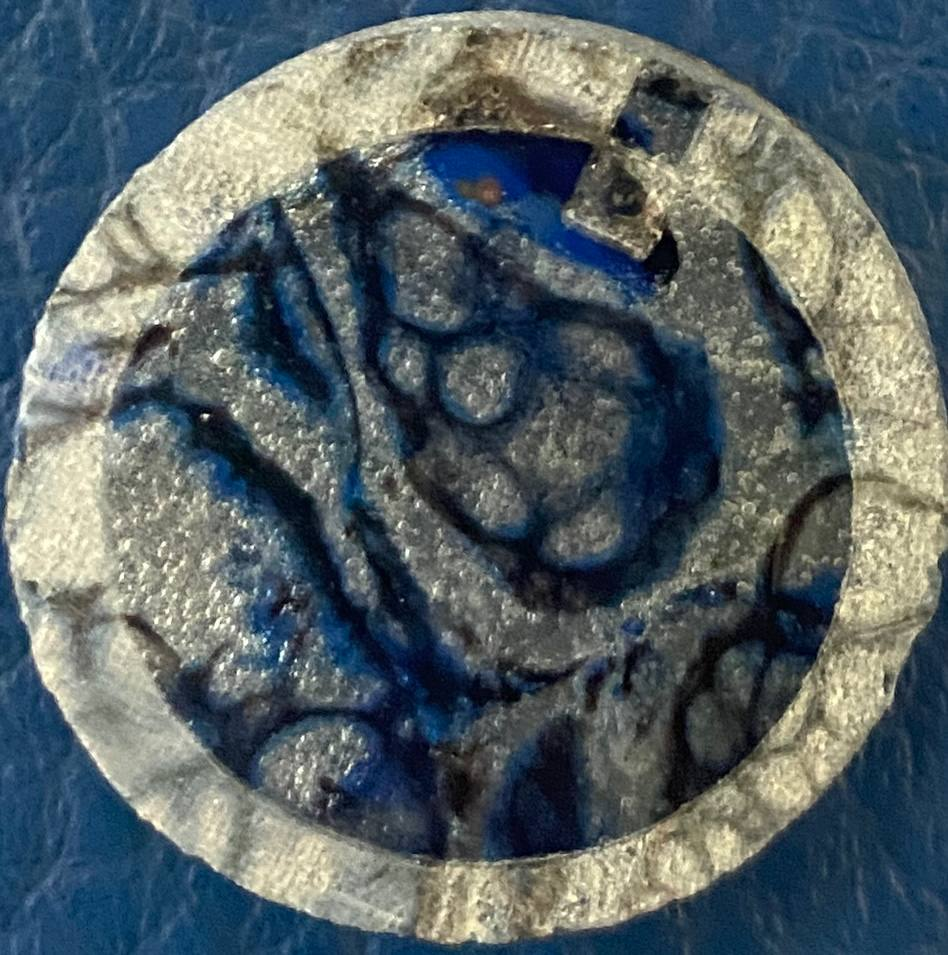
#> input picture 11.jpg, 948 x 955 px
$ python main.py
#> lines starting #> are read from the running program, lines starting #| are printed output that depends on the picture; after the words box and inside, x2 and y2 are one past the last pixel; in counts of white or black regions, pixels touching at a corner belong together
import cv2
import numpy as np


def circle_mask(image, center, radius):
    x = center[1]
    y = center[0]
    height, width = image.shape[:2]
    mask = np.zeros((height, width), dtype=np.uint8)
    cv2.circle(mask, center, radius, 255, -1)
    masked = cv2.bitwise_and(image,image,mask=mask)
    return masked


def otsu_method(image):
    ret, thresh = cv2.threshold(image, 0, 255, cv2.THRESH_BINARY+cv2.THRESH_OTSU)
    return thresh


#Поиск внутренних узоров, в данный момент не используется
# [35 lines left out: function bradley_method, not called in this run]


def main():
    # Прочитываем изображения
    image = cv2.imread('11.jpg')
#> image is the input picture: shape (955, 948, 3); mean B, G, R 101, 97.4, 85.6

    hsv_min = np.array((68, 0, 0), np.uint8)
    hsv_max = np.array((255, 255, 255), np.uint8)
    hsv = cv2.cvtColor( image, cv2.COLOR_BGR2HSV ) # меняем цветовую модель с BGR на HSV
#> hsv: shape (955, 948, 3); mean H, S, V 74.1, 94, 110
    thresh = cv2.inRange( hsv, hsv_min, hsv_max ) # применяем цветовой фильтр
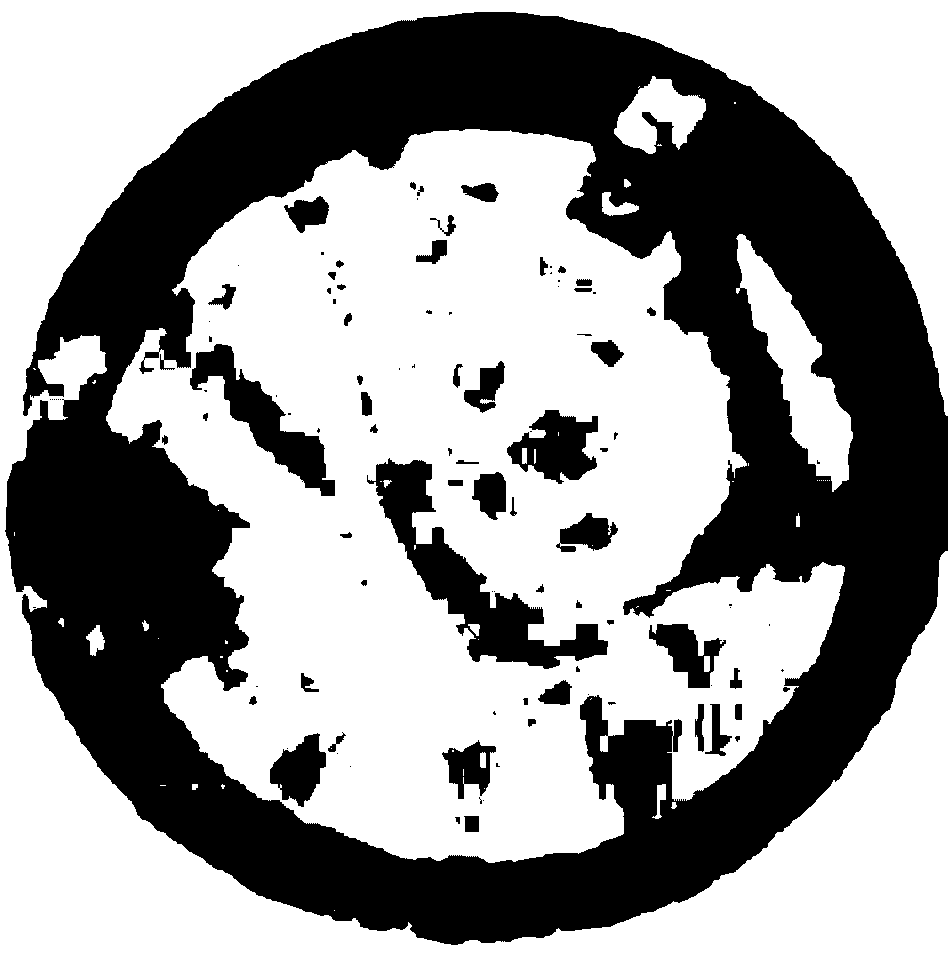
#> thresh: shape (955, 948); 59.7% white; 106 black regions (47 under 20 px)
    contours0, hierarchy = cv2.findContours(thresh, cv2.RETR_TREE, cv2.CHAIN_APPROX_SIMPLE)
#> contours0 = 178 contours, 88 with area under 20; largest, box (x1, y1, x2, y2) and area: (106, 129, 845, 863) 341276, (0, 0, 948, 955) 218546, (366, 457, 609, 670) 13250, (736, 234, 853, 492) 10116, (189, 343, 336, 497) 6509
    #cv2.imshow('thresh',thresh)
    #cv2.imwrite('14_thresh_hsv.jpg', thresh)
    areas = [cv2.contourArea(c) for c in contours0]
#> areas = 178 values, max 341275.5 at index 36, min 0 at index 0, mean 3476.4
    sorted_areas = np.sort(areas)
#> sorted_areas = 178 values from 0 to 341275.5
    # Поиск основной окружности
    i = -1
    while True:
        cnt = contours0[areas.index(sorted_areas[i])] #the biggest contour
        (x,y),radius = cv2.minEnclosingCircle(cnt)
        if radius < min(image.shape[0], image.shape[1])/2:
            center = (int(x),int(y))
            radius = int(radius)
            break
        else:
            i -= 1
#> this loop made 1 pass
#> (x, y, radius, center) on pass 1: (473.4, 502.2, 377, (473, 502))
#> after the loop, i = -1
    masked_image = circle_mask(image, center, radius)
#> in circle_mask, `x = center[1]`: x = 502
#> in circle_mask, `y = center[0]`: y = 473
    #cv2.imshow('contours', masked_image) # вывод обработанного кадра в окно
    #cv2.imwrite('14_masked_image.jpg', masked_image)

    # Делаем чб
    imgray = cv2.cvtColor(masked_image, cv2.COLOR_BGR2GRAY)
    # Сглаживаем
    blurred = cv2.medianBlur(imgray, 15)
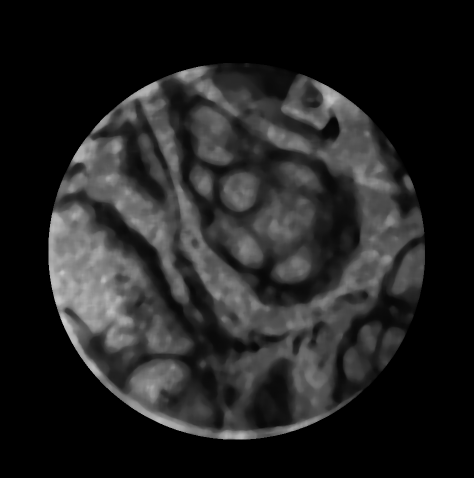
#> blurred: shape (955, 948) (shown at 1/2 size); min 0, max 205, mean 34.3

    # Применяем OTSU - метод
    otsu = otsu_method(blurred)
#> in otsu_method, `ret, thresh = cv2.threshold(image, 0, 255, cv2.THRESH_BINARY+cv2.THRES..`:
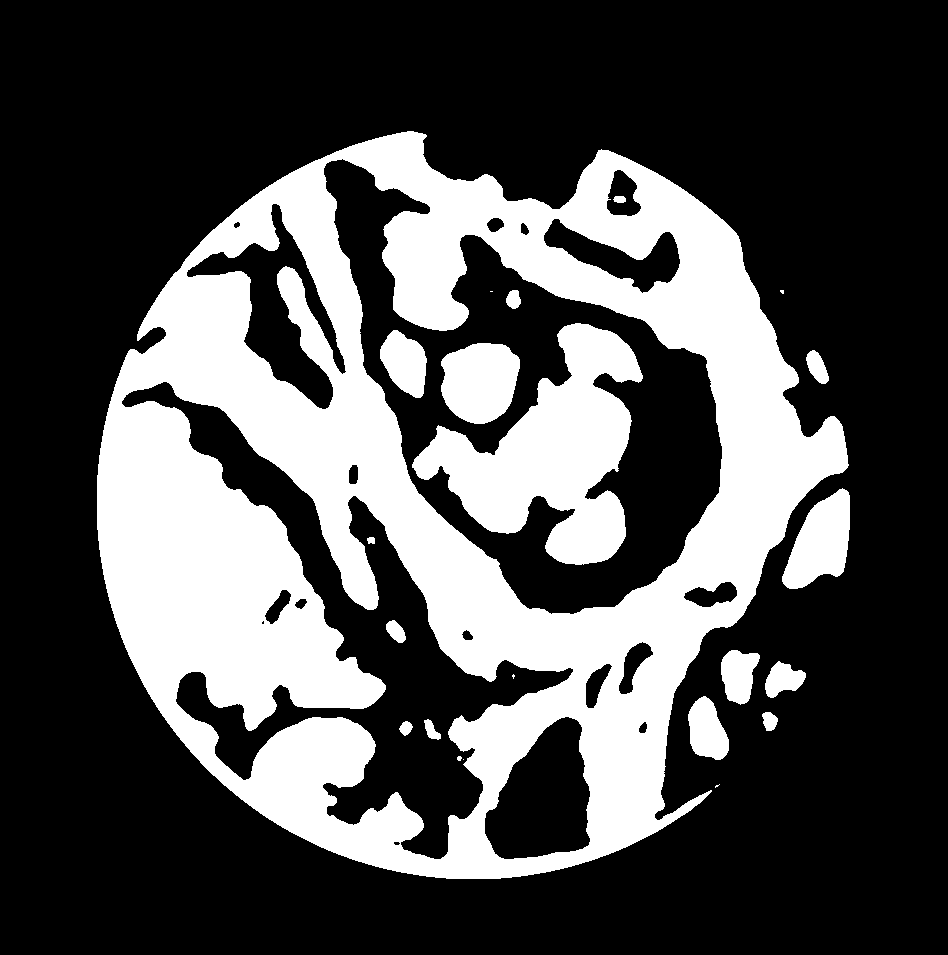
#> thresh: shape (955, 948); 31% white; 22 white regions (5 under 20 px)
#> in otsu_method, `ret, thresh = cv2.threshold(image, 0, 255, cv2.THRESH_BINARY+cv2.THRES..`: ret = 50
    #cv2.imshow('otsu', otsu)
    #cv2.imwrite('14_otsu.jpg', otsu)

    contours, hierarchy = cv2.findContours(otsu, cv2.RETR_TREE, cv2.CHAIN_APPROX_SIMPLE)
#> contours = 41 contours, 7 with area under 20; largest, box (x1, y1, x2, y2) and area: (97, 131, 849, 879) 400278, (323, 158, 723, 615) 92282, (121, 381, 574, 860) 46092, (412, 323, 643, 565) 25350, (484, 716, 591, 860) 10454
    cv2.drawContours(masked_image,contours,-1, (0, 0, 0), 2, cv2.LINE_AA, hierarchy)
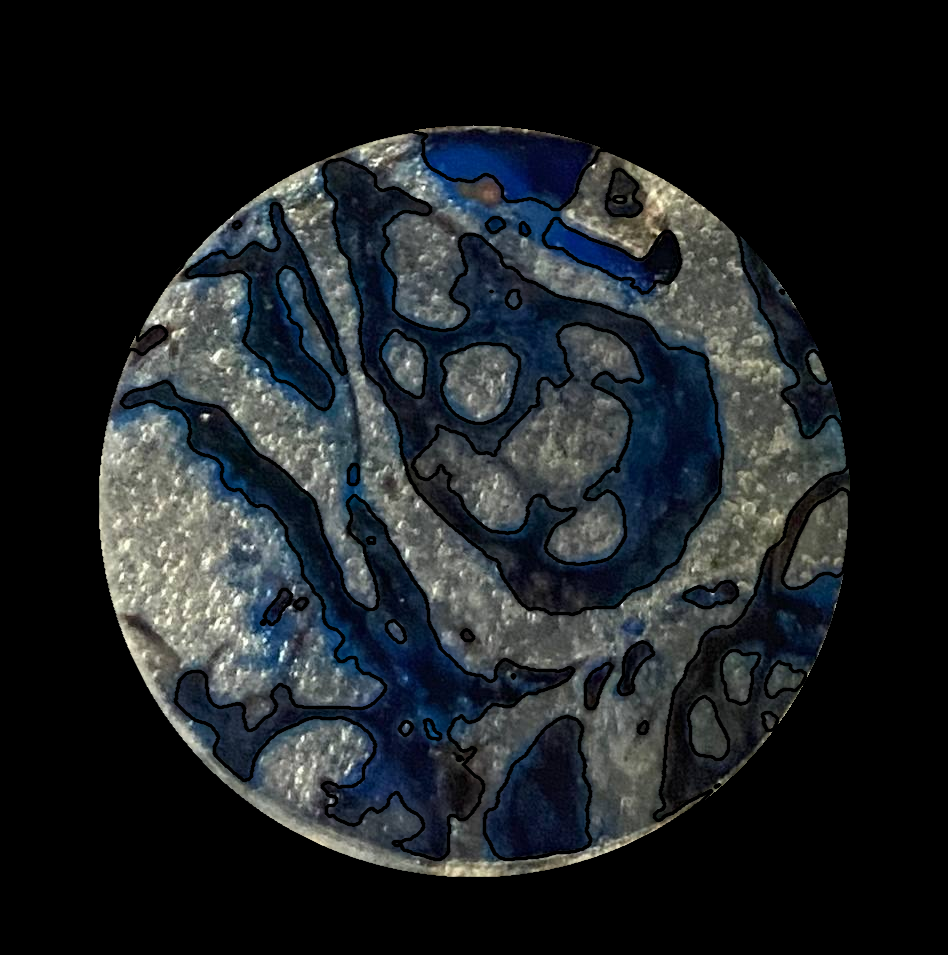
#> masked_image: shape (955, 948, 3); mean B, G, R 36.5, 33.6, 29.5
    cv2.imshow('result', masked_image)
    # [9 lines of commented-out code are left out]


    cv2.waitKey(0)
    pass


if __name__ == '__main__':
    main()
    pass

$ run again, with 10.jpg copied over 11.jpg
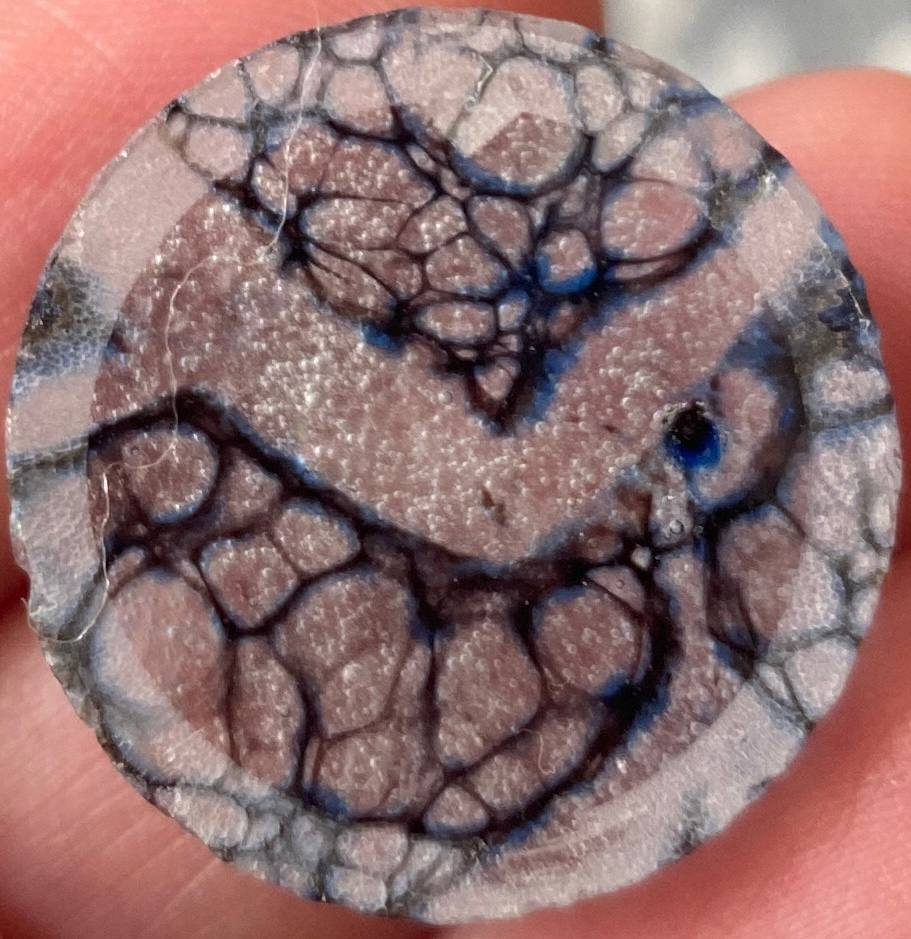
#> input picture 10.jpg, 911 x 939 px
#> in main, image is the input picture: shape (939, 911, 3); mean B, G, R 111.8, 111.5, 144.1
#> hsv: shape (939, 911, 3); mean H, S, V 68.7, 67.4, 145.6
#> in main, `thresh = cv2.inRange( hsv, hsv_min, hsv_max )`:
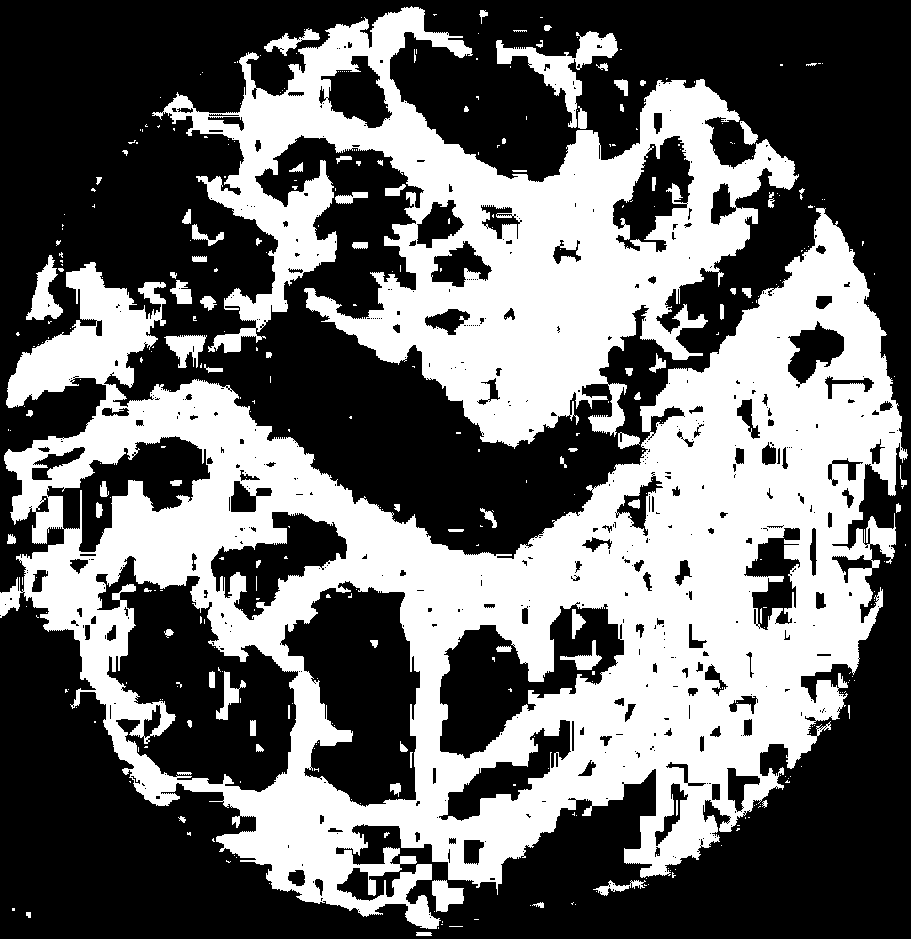
#> thresh: shape (939, 911); 41.6% white; 365 white regions (275 under 20 px)
#> contours0 = 1071 contours, 822 with area under 20; largest, box (x1, y1, x2, y2) and area: (0, 208, 908, 929) 333487, (152, 6, 799, 449) 110996, (95, 555, 299, 793) 25894, (280, 580, 421, 808) 20622, (439, 603, 625, 760) 13887
#> areas = 1071 values, max 333487 at index 185, min 0 at index 1, mean 535.2
#> sorted_areas = 1071 values from 0 to 333487
#> the loop in main, `while True:` made 2 passes
#> (x, y, radius, center) on pass 2: (473.2, 163, 325, (473, 163))
#> after the loop in main, `while True:`: i = -2
#> in circle_mask, `x = center[1]`: x = 163
#> in circle_mask, `y = center[0]`: y = 473
#> mask: shape (939, 911); 31.3% white; 1 white region, box (x1, y1, x2, y2) and area: (148, 0, 799, 489) 267497
#> ret = 71
#> contours = 12 contours, 2 with area under 20; largest, box (x1, y1, x2, y2) and area: (149, 0, 798, 488) 266322, (334, 202, 722, 436) 25256, (327, 109, 631, 215) 6820, (217, 176, 327, 299) 3591, (478, 360, 516, 399) 902
#> in main, `cv2.drawContours(masked_image,contours,-1, (0, 0, 0), 2, cv2.LINE_AA, ..`:
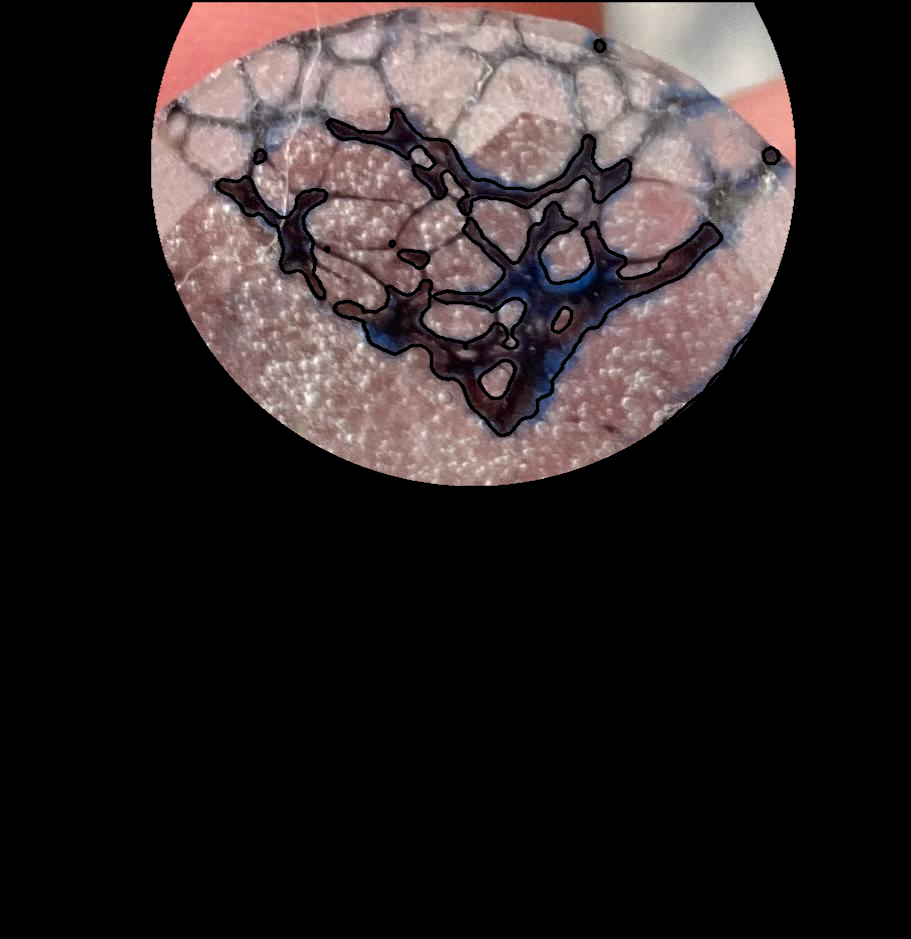
#> masked_image: shape (939, 911, 3); mean B, G, R 36.4, 36.2, 43.5
